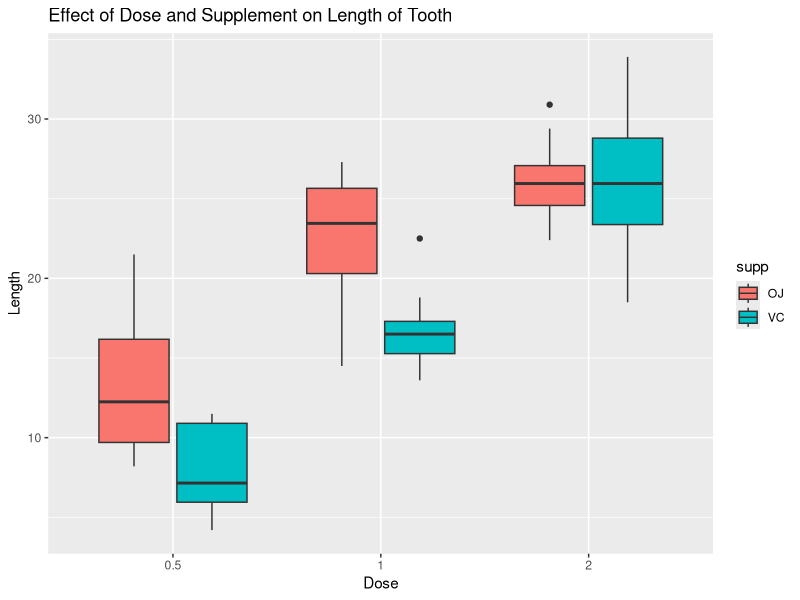
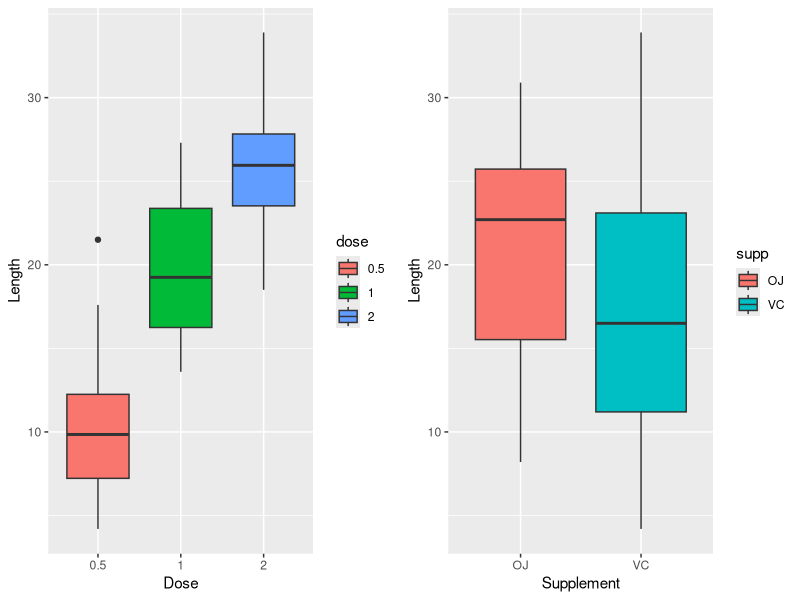

The R source for these figures, in order:
## ---- chunk 1
data(ToothGrowth)
ToothGrowth$dose <- as.factor(ToothGrowth$dose)
head(ToothGrowth)
## ---- chunk 2
library(ggplot2)
plot2 <- ggplot(ToothGrowth, aes(x = dose, y = len, fill = supp))
plot2 <- plot2 + geom_boxplot()
plot2 <- plot2 + labs(title = "Effect of Dose and Supplement on Length of Tooth", x = "Dose", y = "Length")
plot2
## ---- chunk 3
suppressMessages(library(gridExtra))
plot2.1 <- ggplot(ToothGrowth, aes(x = dose, y = len, fill = dose))
plot2.1 <- plot2.1 + geom_boxplot(aes(fill = dose))
plot2.1 <- plot2.1 + labs(x = "Dose", y = "Length")
plot2.2 <- ggplot(ToothGrowth, aes(x = supp, y = len, fill = supp))
plot2.2 <- plot2.2 + geom_boxplot(aes(fill = supp))
plot2.2 <- plot2.2 + labs(x = "Supplement", y = "Length")
grid.arrange(plot2.1, plot2.2, ncol = 2)
## ---- chunk 4
suppressMessages(library(dplyr))
toothDose0.5 <- filter(ToothGrowth, dose == 0.5)
toothDose1 <- filter(ToothGrowth, dose == 1)
toothDose2 <- filter(ToothGrowth, dose == 2)
t1.1 <- t.test(toothDose0.5$len, toothDose1$len)
t1.2 <-t.test(toothDose0.5$len, toothDose2$len)
t1.3 <- t.test(toothDose1$len, toothDose2$len)
c("dose0.5-dose1" = t1.1$p.value, "dose0.5-dose2" = t1.2$p.value, "dose1-dose2" = t1.3$p.value)
## ---- chunk 5
t1.1
t1.2
t1.3
t.test(len ~ supp, data = ToothGrowth)
